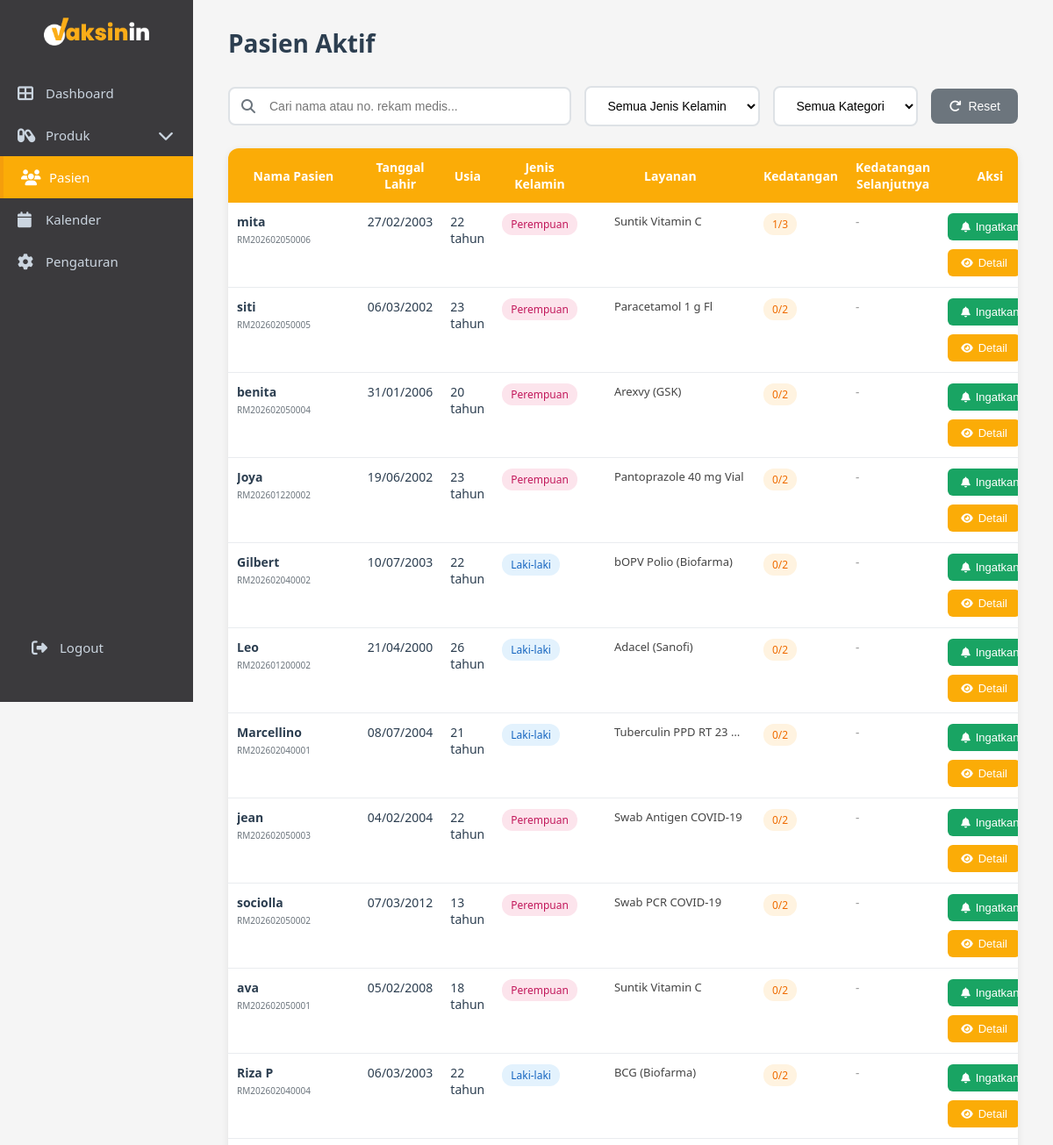
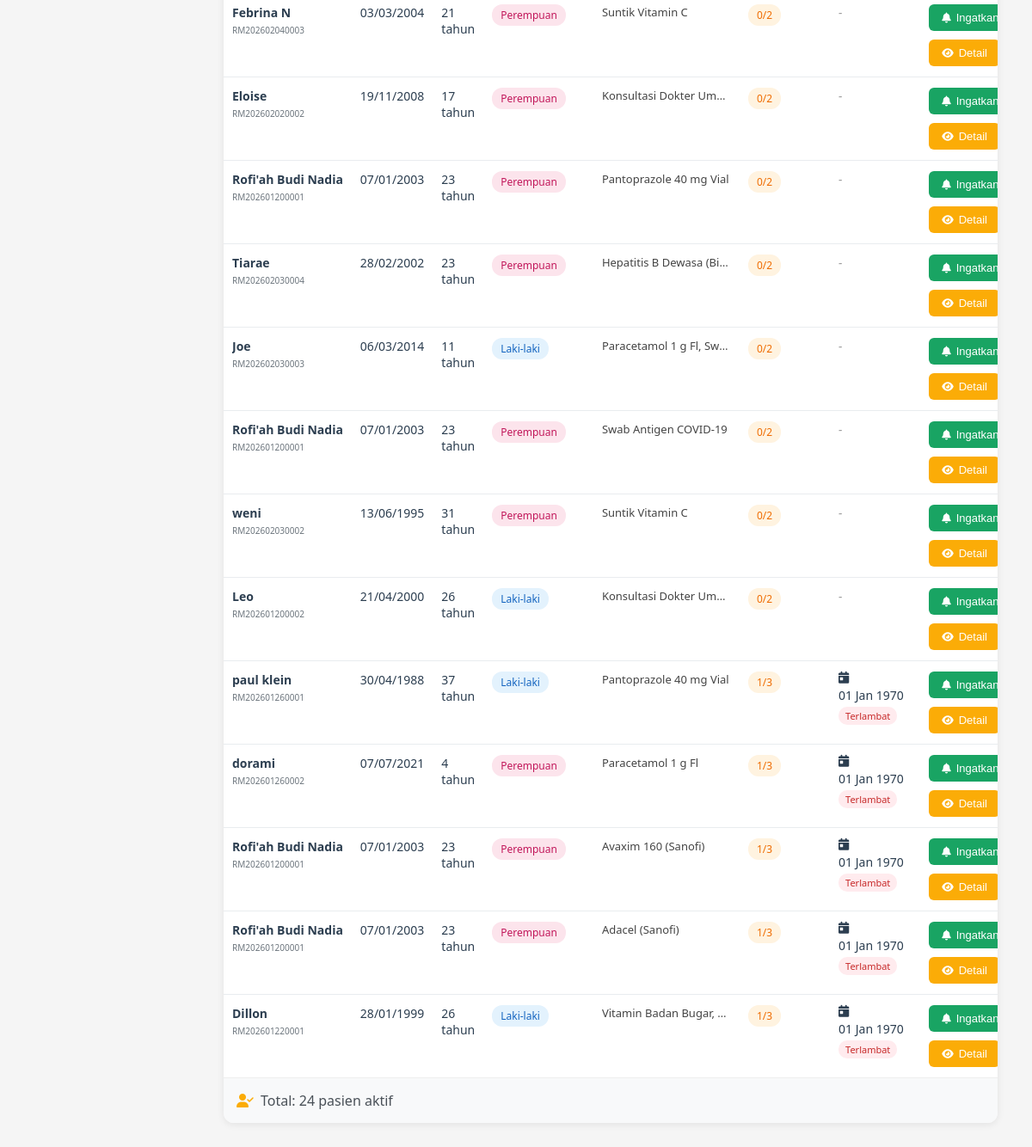
The page /admin/patients.php on the database as committed earlier (2 pictures, top to bottom).
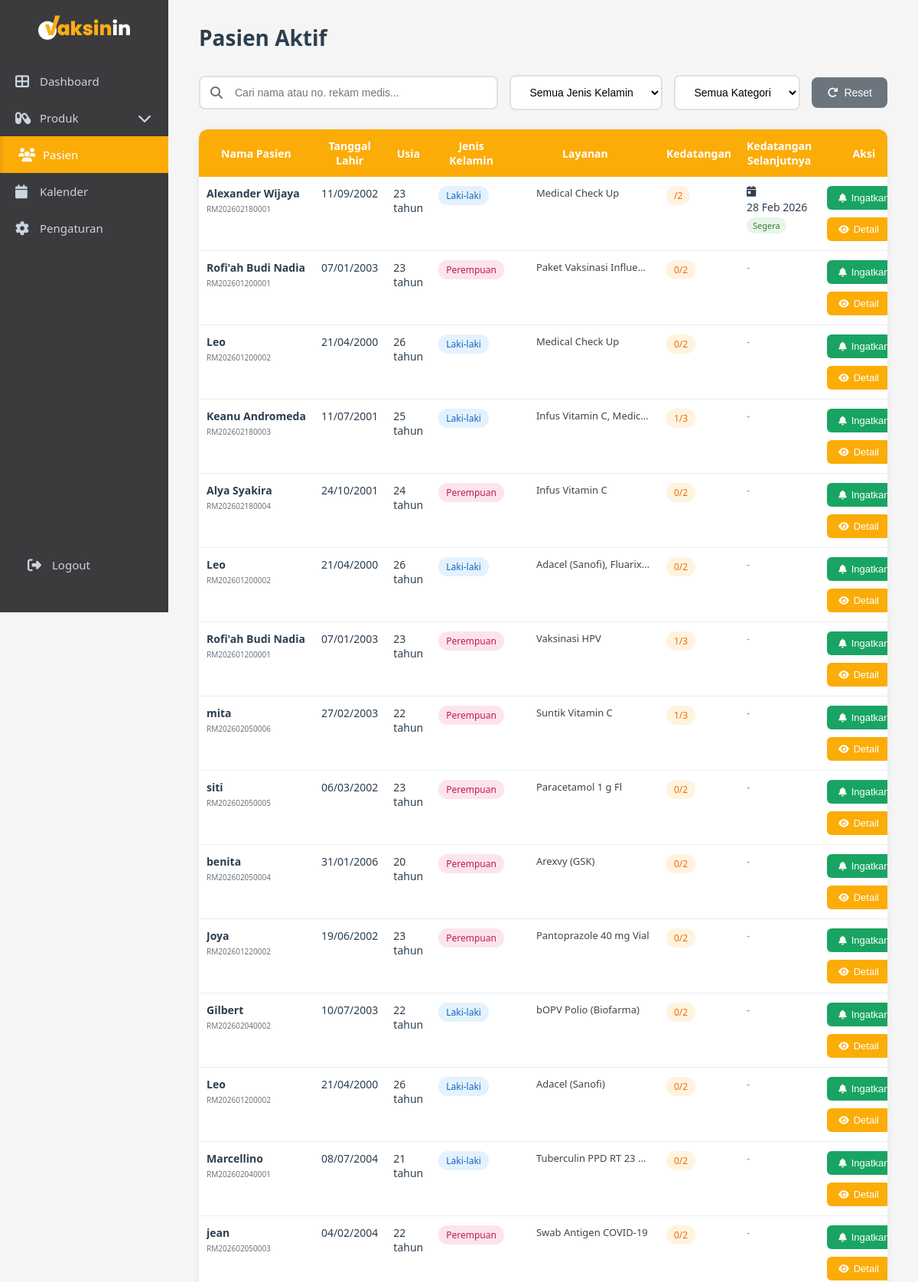
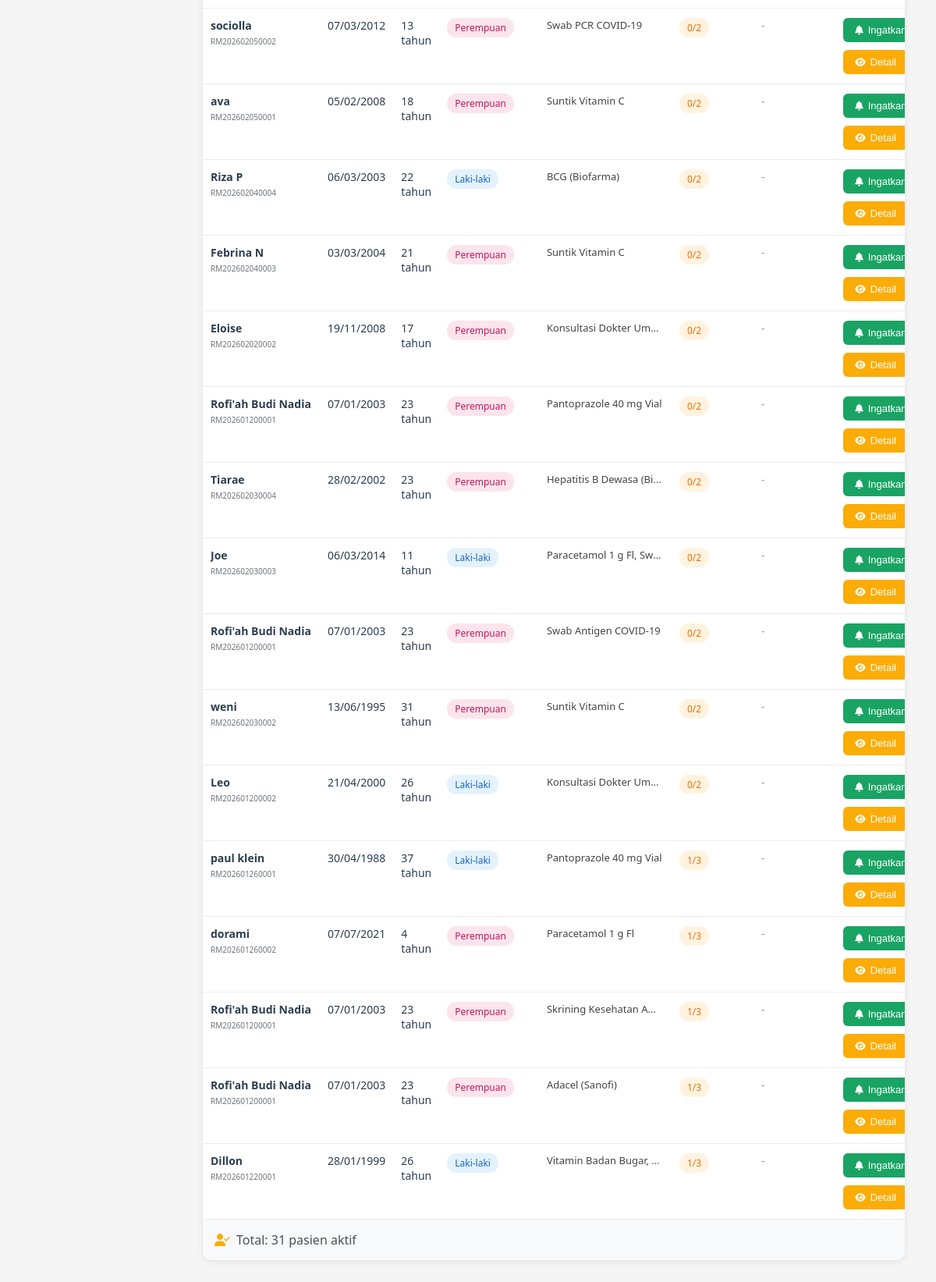
The same page on the database as committed later (2 pictures, top to bottom).
### tables this page shows
CREATE TABLE `tindakan` (
  `id` int NOT NULL,
  `booking_id` int DEFAULT NULL,
  `patient_id` int DEFAULT NULL,
  `keluhan` text,
  `kipi_sebelumnya` text,
  `kontraindikasi` text,
  `anamnesis` text,
  `pemeriksaan_fisik` text,
  `diagnosis` text,
  `tatalaksana` text,
  `suhu` decimal(4,1) DEFAULT NULL,
  `tekanan_darah` varchar(10) DEFAULT NULL,
  `respirasi` int DEFAULT NULL,
  `nadi` int DEFAULT NULL,
  `status` varchar(20) DEFAULT NULL,
  `created_at` timestamp NOT NULL DEFAULT CURRENT_TIMESTAMP,
  `updated_at` datetime DEFAULT NULL,
  `jenis_vaksin` varchar(100) DEFAULT NULL,
  `batch_vaksin` varchar(100) DEFAULT NULL,
  `expired_vaksin` date DEFAULT NULL,
  `kedatangan_ke` int DEFAULT NULL,
  `kedatangan_selanjutnya` date DEFAULT NULL,
  `bb` float DEFAULT NULL,
  `tb` float DEFAULT NULL,
  `lingkar_kepala` float DEFAULT NULL,
  `pf_lainnya` text
);

CREATE TABLE `patients` (
  `id` int NOT NULL,
  `no_rekam_medis` varchar(20) NOT NULL,
  `nama_lengkap` varchar(100) NOT NULL,
  `nama_panggilan` varchar(50) DEFAULT NULL,
  `tanggal_lahir` date NOT NULL,
  `usia` int DEFAULT NULL,
  `kategori_usia` enum('Anak','Dewasa') NOT NULL,
  `jenis_kelamin` enum('L','P') NOT NULL,
  `nik` varchar(16) DEFAULT NULL,
  `paspor` varchar(20) DEFAULT NULL,
  `kebangsaan` varchar(50) DEFAULT 'Indonesia',
  `pekerjaan` varchar(100) DEFAULT NULL,
  `nama_wali` varchar(100) DEFAULT NULL,
  `riwayat_alergi` text,
  `riwayat_penyakit` text,
  `riwayat_obat` text,
  `pelayanan` varchar(50) NOT NULL,
  `created_at` timestamp NOT NULL DEFAULT CURRENT_TIMESTAMP,
  `updated_at` timestamp NOT NULL DEFAULT CURRENT_TIMESTAMP ON UPDATE CURRENT_TIMESTAMP
);

### admin/patients.php (the view, shortened to what the changed rows need)
<?php
include "../config.php";
$where_conditions = [];
$where_sql = !empty($where_conditions) ? "WHERE " . implode(" AND ", $where_conditions) : '';
$sql = "
    SELECT
        p.id,
        p.no_rekam_medis,
        p.nama_lengkap,
        p.tanggal_lahir,
        p.usia,
        p.jenis_kelamin,
        p.kategori_usia,
        t.id as tindakan_id,
        t.booking_id,
        GROUP_CONCAT(DISTINCT bs.nama_layanan SEPARATOR ', ') as layanan,
        t.kedatangan_ke,
        t.kedatangan_selanjutnya,
        t.status as status_tindakan,
        b.tanggal_booking,
        b.waktu_booking
    FROM patients p
    LEFT JOIN tindakan t ON p.id = t.patient_id
    LEFT JOIN bookings b ON t.booking_id = b.id
    LEFT JOIN booking_services bs ON b.id = bs.booking_id
    $where_sql
    GROUP BY p.id, t.id
    HAVING t.id IS NOT NULL
    ORDER BY t.created_at DESC
";
$stmt = $conn->prepare($sql);
$stmt->execute();
$result = $stmt->get_result();
$patients = $result->fetch_all(MYSQLI_ASSOC);
?>
<!DOCTYPE html>
<html lang="id">
<head>
    <link rel="stylesheet" href="css/admin.css">
    <link rel="stylesheet" href="css/patients.css">
    <link rel="stylesheet" href="css/sidebar-toggle.css">
    <link rel="stylesheet" href="https://cdnjs.cloudflare.com/ajax/libs/font-awesome/6.4.0/css/all.min.css">
</head>
<body>
    <div class="main-content">
        <div class="patients-container">
            <h1 class="page-title">
                Pasien Aktif
            </h1>
            <div class="table-container">
                <?php if (!empty($patients)): ?>
                    <div class="table-responsive">
                        <table class="patients-table">
                            <thead>
                                <tr>
                                    <th>Nama Pasien</th>
                                    <th>Tanggal Lahir</th>
                                    <th>Usia</th>
                                    <th>Jenis Kelamin</th>
                                    <th>Layanan</th>
                                    <th>Kedatangan</th>
                                    <th>Kedatangan Selanjutnya</th>
                                    <th>Aksi</th>
                                </tr>
                            </thead>
                            <tbody>
                                <?php foreach ($patients as $patient): ?>
                                    <tr data-patient-id="<?= $patient['id'] ?>">
                                        <td>
                                            <div class="patient-name">
                                                <strong><?= htmlspecialchars($patient['nama_lengkap']) ?></strong>
                                                <?php if (!empty($patient['no_rekam_medis'])): ?>
                                                    <div class="patient-mrn">
                                                        <small><?= htmlspecialchars($patient['no_rekam_medis']) ?></small>
                                                    </div>
                                                <?php endif; ?>
                                            </div>
                                        </td>
                                        <td><?= !empty($patient['tanggal_lahir']) ? date('d/m/Y', strtotime($patient['tanggal_lahir'])) : '-' ?></td>
                                        <td>
                                            <span class="badge-age"><?= $patient['usia'] ?> tahun</span>
                                        </td>
                                        <td>
                                            <span class="badge-gender <?= $patient['jenis_kelamin'] == 'L' ? 'badge-male' : 'badge-female' ?>">
                                                <?= $patient['jenis_kelamin'] == 'L' ? 'Laki-laki' : 'Perempuan' ?>
                                            </span>
                                        </td>
                                        <td>
                                            <span class="service-list"><?= htmlspecialchars($patient['layanan'] ?: '-') ?></span>
                                        </td>
                                        <td>
                                            <span class="visit-count">
                                                <?= $patient['kedatangan_ke'] ?>/<?= ($patient['kedatangan_ke'] ?? 0) + 2 ?>
                                            </span>
                                        </td>
                                        <td>
                                            <?php if (!empty($patient['kedatangan_selanjutnya'])): ?>
                                                <div class="next-visit">
                                                    <i class="fas fa-calendar-day"></i>
                                                    <span><?= date('d M Y', strtotime($patient['kedatangan_selanjutnya'])) ?></span>
                                                    <?php
                                                    $next_visit = strtotime($patient['kedatangan_selanjutnya']);
                                                    $today = time();
                                                    $diff_days = floor(($next_visit - $today) / (60 * 60 * 24));
                                                    if ($diff_days <= 7 && $diff_days >= 0): ?>
                                                        <span class="badge-soon">Segera</span>
                                                    <?php elseif ($diff_days < 0): ?>
                                                        <span class="badge-overdue">Terlambat</span>
                                                    <?php endif; ?>
                                                </div>
                                            <?php else: ?>
                                                <span class="no-visit">-</span>
                                            <?php endif; ?>
                                        </td>
                                        <td>
                                            <div class="action-buttons">
                                                <button type="button"
                                                        class="btn-reminder"
                                                        onclick="ingatkanPasien(<?= $patient['id'] ?>, '<?= htmlspecialchars($patient['nama_lengkap']) ?>')">
                                                    <i class="fas fa-bell"></i> Ingatkan
                                                </button>
                                                <button type="button"
                                                        class="btn-view"
                                                        onclick="window.location.href='patient_detail.php?id=<?= $patient['id'] ?>'">
                                                    <i class="fas fa-eye"></i> Detail
                                                </button>
                                            </div>
                                        </td>
                                    </tr>
                                <?php endforeach; ?>
                            </tbody>
                        </table>
                    </div>
                    <div class="table-footer">
                        <div class="total-count">
                            <i class="fas fa-user-check"></i>
                            <span>Total: <?= count($patients) ?> pasien aktif</span>
                        </div>
                    </div>
                <?php endif; ?>
            </div>
        </div>
    </div>
</body>
</html>

Rows that differ between the two databases and show on the page:
added tindakan: patient.nama_lengkap "Alexander Wijaya", patient.no_rekam_medis "RM202602180001", patient.tanggal_lahir "11/09/2002", patient.usia "23", shows "Laki-laki", layanan "Medical Check Up", ($patient['kedatangan_ke'] ?? 0) + 2 "2", kedatangan_selanjutnya "28 Feb 2026", shows "Segera"
added tindakan: patient.nama_lengkap "Rofi'ah Budi Nadia", patient.no_rekam_medis "RM202601200001", patient.tanggal_lahir "07/01/2003", patient.usia "23", shows "Perempuan", layanan "Paket Vaksinasi Influe…", kedatangan_ke "0", ($patient['kedatangan_ke'] ?? 0) + 2 "2"
added tindakan: patient.nama_lengkap "Leo", patient.no_rekam_medis "RM202601200002", patient.tanggal_lahir "21/04/2000", patient.usia "26", shows "Laki-laki", layanan "Medical Check Up", kedatangan_ke "0", ($patient['kedatangan_ke'] ?? 0) + 2 "2"
added tindakan: patient.nama_lengkap "Keanu Andromeda", patient.no_rekam_medis "RM202602180003", patient.tanggal_lahir "11/07/2001", patient.usia "25", shows "Laki-laki", layanan "Infus Vitamin C, Medic…", kedatangan_ke "1", ($patient['kedatangan_ke'] ?? 0) + 2 "3"
added tindakan: patient.nama_lengkap "Alya Syakira", patient.no_rekam_medis "RM202602180004", patient.tanggal_lahir "24/10/2001", patient.usia "24", shows "Perempuan", layanan "Infus Vitamin C", kedatangan_ke "0", ($patient['kedatangan_ke'] ?? 0) + 2 "2"
added tindakan: patient.nama_lengkap "Leo", patient.no_rekam_medis "RM202601200002", patient.tanggal_lahir "21/04/2000", patient.usia "26", shows "Laki-laki", layanan "Adacel (Sanofi), Fluarix…", kedatangan_ke "0", ($patient['kedatangan_ke'] ?? 0) + 2 "2"
added tindakan: patient.nama_lengkap "Rofi'ah Budi Nadia", patient.no_rekam_medis "RM202601200001", patient.tanggal_lahir "07/01/2003", patient.usia "23", shows "Perempuan", layanan "Vaksinasi HPV", kedatangan_ke "1", ($patient['kedatangan_ke'] ?? 0) + 2 "3"
changed tindakan "paul klein": kedatangan_selanjutnya "01 Jan 1970" → (not shown); kedatangan_selanjutnya "Terlambat" → "-"
changed tindakan "dorami": kedatangan_selanjutnya "01 Jan 1970" → (not shown); kedatangan_selanjutnya "Terlambat" → "-"
changed tindakan (number 29 of 31 on the later page): layanan "Avaxim 160 (Sanofi)" → "Skrining Kesehatan Awal"; kedatangan_selanjutnya "01 Jan 1970" → (not shown); kedatangan_selanjutnya "Terlambat" → "-"
changed tindakan (number 30 of 31 on the later page): kedatangan_selanjutnya "01 Jan 1970" → (not shown); kedatangan_selanjutnya "Terlambat" → "-"
changed tindakan "Dillon": kedatangan_selanjutnya "01 Jan 1970" → (not shown); kedatangan_selanjutnya "Terlambat" → "-"
Other text that changed with them:
count($patients): "24" → "31"
